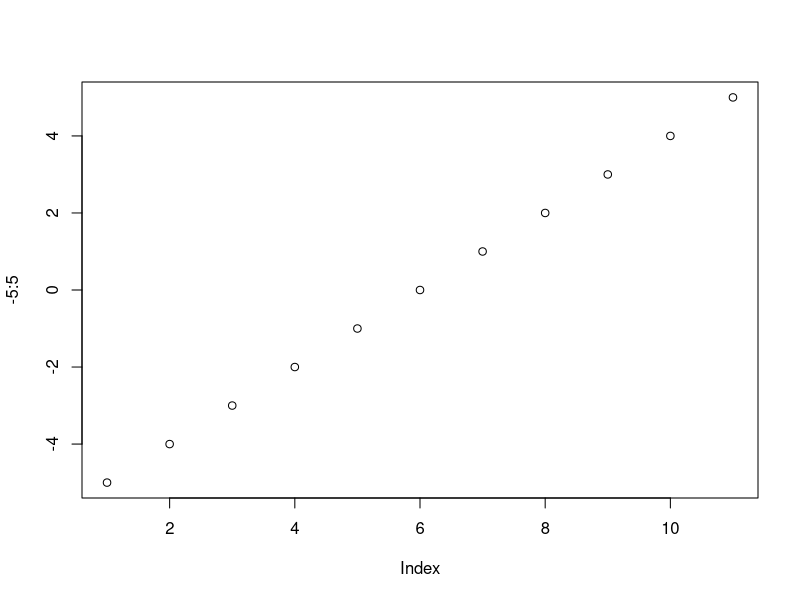

This figure's R source:
## ---- chunk 1
# this is an example of a code block in R
## ---- chunk 2

#this is an example of R code in different colours

mtcars[1:5, "mpg"]
## ---- chunk 3
plot(-5:5)
